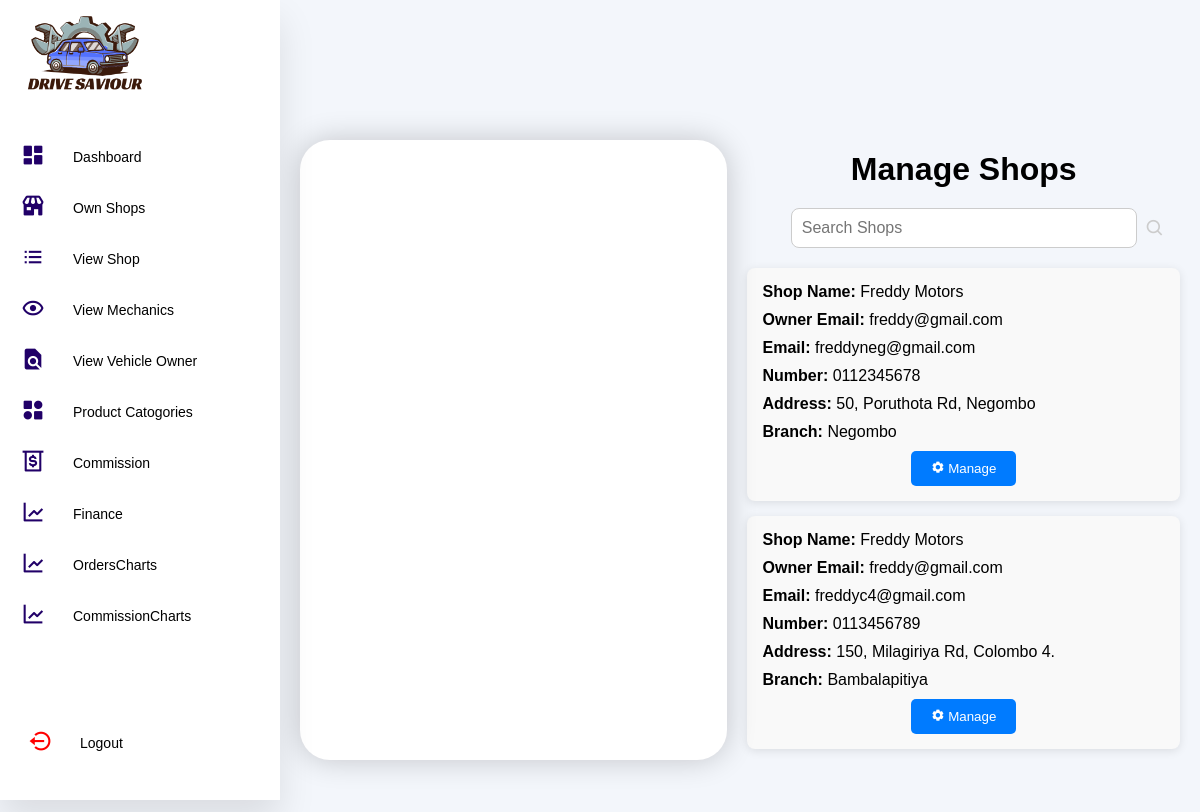
The page /admin/shop/view_shop.php on the database as committed earlier.
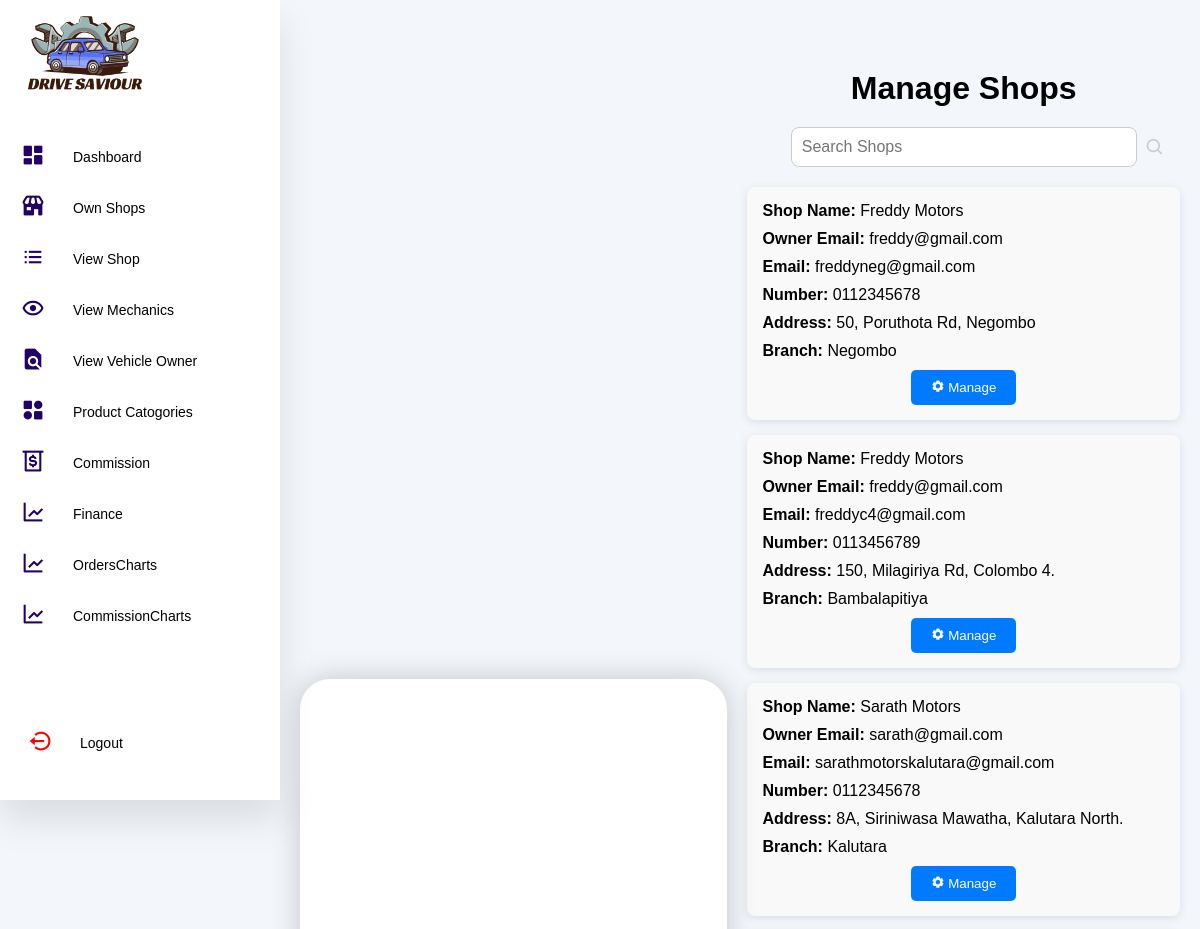
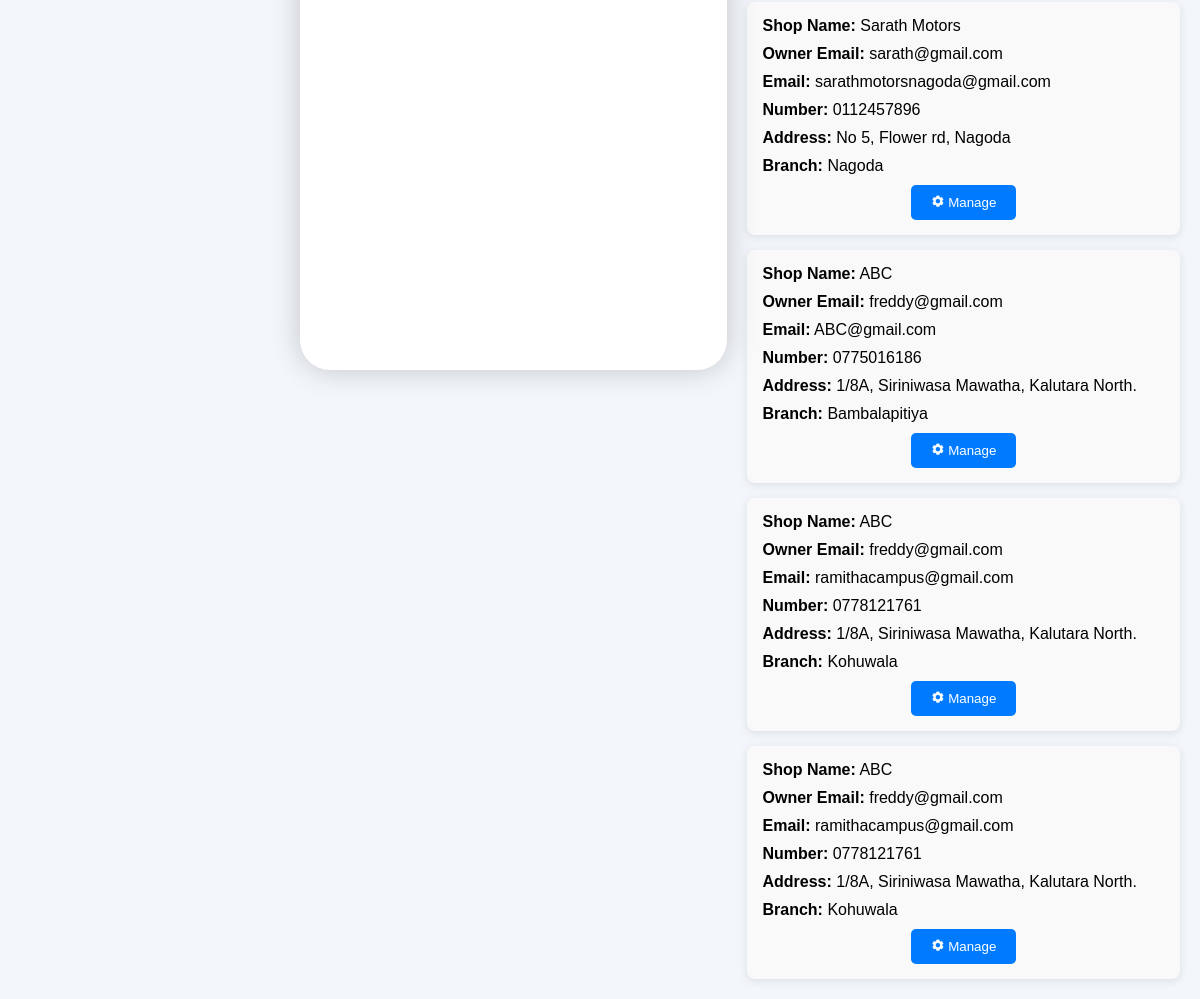
The same page on the database as committed later (2 pictures, top to bottom).
### tables this page shows
CREATE TABLE `shops` (
  `id` int(11) NOT NULL,
  `ownerEmail` varchar(110) NOT NULL,
  `shop_name` varchar(255) NOT NULL,
  `email` varchar(255) NOT NULL,
  `number` varchar(15) NOT NULL,
  `address` varchar(255) NOT NULL,
  `branch` varchar(100) NOT NULL
);

### admin/shop/view_shop.php (the view, shortened to what this page needs)
<?php
include_once('../../connection.php');
require '../navbar/navbar.php';
$shop_data = [];
$stmt = $conn->prepare("SELECT id, ownerEmail, shop_name, email, number, address, branch FROM shops");
$stmt->execute();
$result = $stmt->get_result();
if ($result) {
    while ($row = $result->fetch_assoc()) {
        $shop_data[] = $row;
    }
} else {
    echo "No results found.";
}
?>
<!DOCTYPE html>
<html lang="en">
<head>
    <link rel="stylesheet" href="../navbar/style.css">
    <link rel="stylesheet" href="view_shop.css">
</head>
<body>
<div class="main_container">
    <div class="title">
        <h1>Manage Shops</h1>
    </div>
    <div class="search-bar">
        <input type="text" id="search" class="search-select" placeholder="Search Shops">
        <i class="bx bx-search"></i>
    </div>
    <div class="shop-list">
        <?php foreach ($shop_data as $row): ?>
            <div class="shop-item" data-shop-name="<?= strtolower($row['shop_name']); ?>">
                <div class="shop-info">
                    <strong>Shop Name:</strong> <?= htmlspecialchars($row['shop_name']) ?>
                </div>
                <div class="shop-info">
                    <strong>Owner Email:</strong> <?= htmlspecialchars($row['ownerEmail']) ?>
                </div>
                <div class="shop-info">
                    <strong>Email:</strong> <?= htmlspecialchars($row['email']) ?>
                </div>
                <div class="shop-info">
                    <strong>Number:</strong> <?= htmlspecialchars($row['number']) ?>
                </div>
                <div class="shop-info">
                    <strong>Address:</strong> <?= htmlspecialchars($row['address']) ?>
                </div>
                <div class="shop-info">
                    <strong>Branch:</strong> <?= htmlspecialchars($row['branch']) ?>
                </div>
                <div class="shop-actions">
                    <button class="manage-button"
                            data-id="<?= htmlspecialchars($row['id']) ?>"
                            data-owneremail="<?= htmlspecialchars($row['ownerEmail']) ?>"
                            data-shopname="<?= htmlspecialchars($row['shop_name']) ?>"
                            data-email="<?= htmlspecialchars($row['email']) ?>"
                            data-number="<?= htmlspecialchars($row['number']) ?>"
                            data-address="<?= htmlspecialchars($row['address']) ?>"
                            data-branch="<?= htmlspecialchars($row['branch']) ?>">
                            <i class='bx bxs-cog'></i> Manage
                    </button>
                </div>
            </div>
        <?php endforeach; ?>
    </div>
</div>
</body>
</html>

Rows that differ between the two databases and show on the page:
added shops: shop_name "Sarath Motors", ownerEmail "sarath@gmail.com", email "sarathmotorskalutara@gmail.com", number "0112345678", address "8A, Siriniwasa Mawatha, Kalutara North.", branch "Kalutara"
added shops: shop_name "Sarath Motors", ownerEmail "sarath@gmail.com", email "sarathmotorsnagoda@gmail.com", number "0112457896", address "No 5, Flower rd, Nagoda", branch "Nagoda"
added shops: shop_name "ABC", ownerEmail "freddy@gmail.com", email "ABC@gmail.com", number "0775016186", address "1/8A, Siriniwasa Mawatha, Kalutara North.", branch "Bambalapitiya"
added shops: shop_name "ABC", ownerEmail "freddy@gmail.com", email "ramithacampus@gmail.com", number "0778121761", address "1/8A, Siriniwasa Mawatha, Kalutara North.", branch "Kohuwala"
added shops: shop_name "ABC", ownerEmail "freddy@gmail.com", email "ramithacampus@gmail.com", number "0778121761", address "1/8A, Siriniwasa Mawatha, Kalutara North.", branch "Kohuwala"
